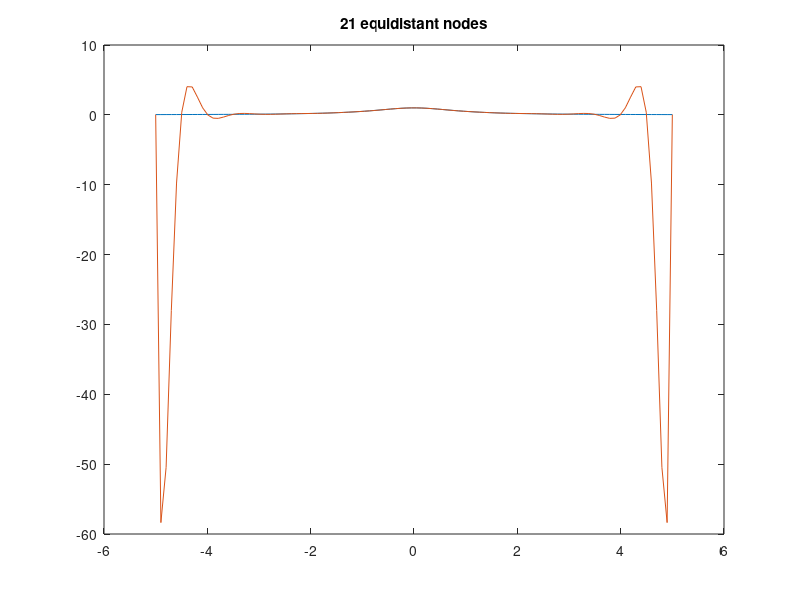

This figure's MATLAB source:
clear ;
clf ;
fprintf("Runge phenomena\n") ;

R=@(t) 1 ./ (1+t.^2);
xx = linspace(-5,5) ;
yy = R(xx) ;

for n=3:20
  t=linspace(-5,5,n+1);
  p=polyfit(t,R(t),n);
  plot(xx,yy,xx, polyval(p, xx)) ;
  title(sprintf("%d equidistant nodes",n+1)) ;
  pause() ;
end